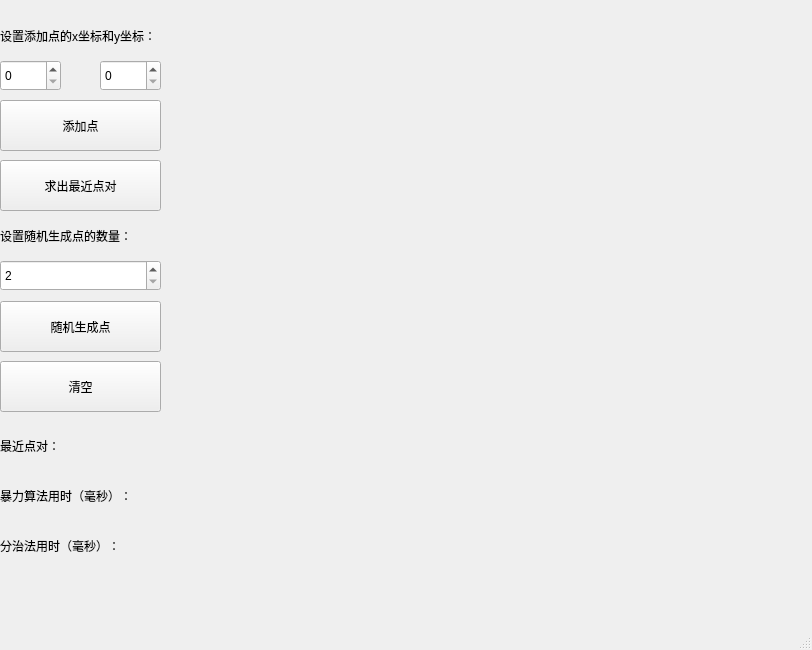
<?xml version="1.0" encoding="UTF-8"?>
<ui version="4.0">
 <class>MainWindow</class>
 <widget class="QMainWindow" name="MainWindow">
  <property name="geometry">
   <rect>
    <x>0</x>
    <y>0</y>
    <width>812</width>
    <height>650</height>
   </rect>
  </property>
  <property name="windowTitle">
   <string>MainWindow</string>
  </property>
  <widget class="QWidget" name="centralwidget">
   <widget class="QPushButton" name="ButtonAdd">
    <property name="geometry">
     <rect>
      <x>0</x>
      <y>100</y>
      <width>161</width>
      <height>51</height>
     </rect>
    </property>
    <property name="text">
     <string>添加点</string>
    </property>
   </widget>
   <widget class="QPushButton" name="ButtonClear">
    <property name="geometry">
     <rect>
      <x>0</x>
      <y>361</y>
      <width>161</width>
      <height>51</height>
     </rect>
    </property>
    <property name="text">
     <string>清空</string>
    </property>
   </widget>
   <widget class="QPushButton" name="ButtonRandom">
    <property name="geometry">
     <rect>
      <x>0</x>
      <y>301</y>
      <width>161</width>
      <height>51</height>
     </rect>
    </property>
    <property name="text">
     <string>随机生成点</string>
    </property>
   </widget>
   <widget class="QPushButton" name="ButtonSolve">
    <property name="geometry">
     <rect>
      <x>0</x>
      <y>160</y>
      <width>161</width>
      <height>51</height>
     </rect>
    </property>
    <property name="text">
     <string>求出最近点对</string>
    </property>
   </widget>
   <widget class="QSpinBox" name="spinBoxX">
    <property name="geometry">
     <rect>
      <x>0</x>
      <y>60</y>
      <width>61</width>
      <height>31</height>
     </rect>
    </property>
    <property name="minimum">
     <number>0</number>
    </property>
    <property name="maximum">
     <number>10000</number>
    </property>
   </widget>
   <widget class="QSpinBox" name="spinBoxY">
    <property name="geometry">
     <rect>
      <x>100</x>
      <y>60</y>
      <width>61</width>
      <height>31</height>
     </rect>
    </property>
    <property name="minimum">
     <number>0</number>
    </property>
    <property name="maximum">
     <number>10000</number>
    </property>
   </widget>
   <widget class="QLabel" name="label">
    <property name="geometry">
     <rect>
      <x>0</x>
      <y>20</y>
      <width>311</width>
      <height>31</height>
     </rect>
    </property>
    <property name="sizePolicy">
     <sizepolicy hsizetype="Expanding" vsizetype="Expanding">
      <horstretch>0</horstretch>
      <verstretch>0</verstretch>
     </sizepolicy>
    </property>
    <property name="text">
     <string>设置添加点的x坐标和y坐标：</string>
    </property>
   </widget>
   <widget class="QSpinBox" name="spinBoxAmount">
    <property name="geometry">
     <rect>
      <x>0</x>
      <y>260</y>
      <width>161</width>
      <height>31</height>
     </rect>
    </property>
    <property name="minimum">
     <number>2</number>
    </property>
    <property name="maximum">
     <number>1000000</number>
    </property>
   </widget>
   <widget class="QLabel" name="label_2">
    <property name="geometry">
     <rect>
      <x>0</x>
      <y>220</y>
      <width>311</width>
      <height>31</height>
     </rect>
    </property>
    <property name="sizePolicy">
     <sizepolicy hsizetype="Expanding" vsizetype="Expanding">
      <horstretch>0</horstretch>
      <verstretch>0</verstretch>
     </sizepolicy>
    </property>
    <property name="text">
     <string>设置随机生成点的数量：</string>
    </property>
   </widget>
   <widget class="QLabel" name="label_3">
    <property name="geometry">
     <rect>
      <x>0</x>
      <y>480</y>
      <width>311</width>
      <height>31</height>
     </rect>
    </property>
    <property name="sizePolicy">
     <sizepolicy hsizetype="Expanding" vsizetype="Expanding">
      <horstretch>0</horstretch>
      <verstretch>0</verstretch>
     </sizepolicy>
    </property>
    <property name="text">
     <string>暴力算法用时（毫秒）：</string>
    </property>
   </widget>
   <widget class="QLabel" name="label_4">
    <property name="geometry">
     <rect>
      <x>0</x>
      <y>530</y>
      <width>311</width>
      <height>31</height>
     </rect>
    </property>
    <property name="sizePolicy">
     <sizepolicy hsizetype="Expanding" vsizetype="Expanding">
      <horstretch>0</horstretch>
      <verstretch>0</verstretch>
     </sizepolicy>
    </property>
    <property name="text">
     <string>分治法用时（毫秒）：</string>
    </property>
   </widget>
   <widget class="QLabel" name="label_5">
    <property name="geometry">
     <rect>
      <x>0</x>
      <y>430</y>
      <width>581</width>
      <height>31</height>
     </rect>
    </property>
    <property name="sizePolicy">
     <sizepolicy hsizetype="Expanding" vsizetype="Expanding">
      <horstretch>0</horstretch>
      <verstretch>0</verstretch>
     </sizepolicy>
    </property>
    <property name="text">
     <string>最近点对：</string>
    </property>
   </widget>
  </widget>
  <widget class="QMenuBar" name="menubar">
   <property name="geometry">
    <rect>
     <x>0</x>
     <y>0</y>
     <width>812</width>
     <height>21</height>
    </rect>
   </property>
  </widget>
  <widget class="QStatusBar" name="statusbar"/>
 </widget>
 <resources/>
 <connections/>
</ui>
